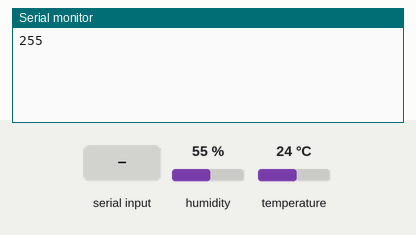
The sketch below on a simulated Arduino Uno, built with avr-gcc and run on an emulated ATmega328P. On the bench: the last lines printed to the serial monitor. The test bench sets the inputs (shaded band); at power-on: humidity 55 %, temperature 24 °C.

Above: at 3.8 s.
3.9 s: "u\n" received over the second serial link
At 6.4 s:
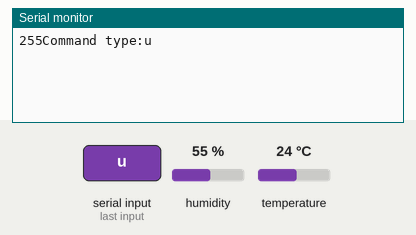
10.5 s: "r\n" received over the second serial link
At 12.8 s:
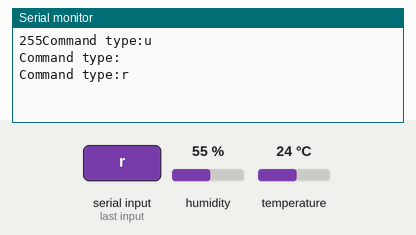
14.4 s: "a\n" received over the second serial link
At 18.6 s:
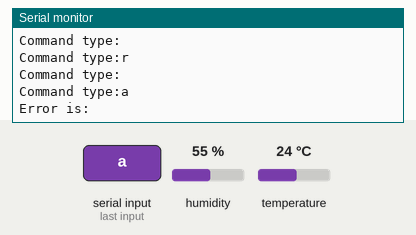
19.6 s: "p\n" received over the second serial link
At 25.4 s:
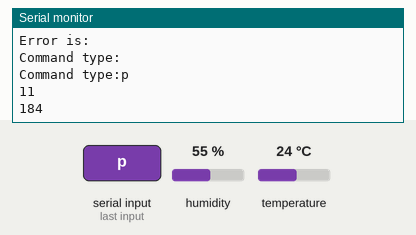
25.7 s: "l\n" received over the second serial link
At 30.8 s:
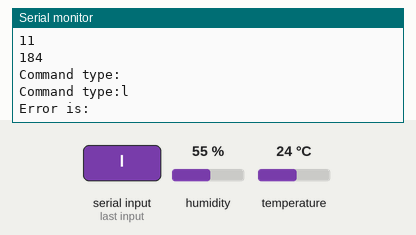

Measured:
- after the input at 3.9 s, the serial monitor: prints a new line after 2.2 s (image 1)
- after the input at 10.5 s, the serial monitor: prints a new line after 1.6 s (image 2)
- after the input at 14.4 s, the serial monitor: prints a new line after 3.8 s (image 3)
- after the input at 19.6 s, the serial monitor: prints a new line after 4.6 s (image 4)
- after the input at 25.7 s, the serial monitor: prints a new line after 4.6 s (image 5)

The sketch:

monitor.ino
```cpp
//Nessesary libraries for sensors
#include <SimpleDHT.h>
#include <SoftwareSerial.h>
#include <EEPROM.h>
#define pinDHT11 2
#define PERIOD 3000
//Note: changing MAXP may cause data loss
#define MAXP 20
#define BUFFSIZE 3000000

SimpleDHT11 dht11;
byte temps[MAXP];
byte humid[MAXP];
int buff;
int tail;
int head;
int req=0;
int last=0;
SoftwareSerial btooth(11,10);

void setup() {
    btooth.begin(9600);
    Serial.begin(9600);
    //reads from EEPROM
    loadFromMemory();
    buff=0;
}

//main loop
void loop() {
  //Writes temperature and humidity into RAM
    byte temperature = 0;
    byte humidity = 0;
    byte c=0;
    while(dht11.read(pinDHT11, &temperature, &humidity, NULL)&&c<51) {
        c++;
    }
    c=0;


    temps[tail] = temperature;
    humid[tail] = humidity;
    buff++;
    // Serial.print("buff: ");
    //Serial.println(buff);
    //Doesn't write outside of memory by restricting MAXP such that MAXP*2+6<=EEPROM size

    //Writes tempurature and humidity into memory
    if(buff==BUFFSIZE){
      //Serial.println("Starting Write To Memory");
       while(buff--){
          if(tail-buff>=0){
          EEPROM.update((tail-buff)<<1,temps[tail-buff]);
          EEPROM.update((tail-buff)<<1|1,humid[tail-buff]);
          }
          else{
          EEPROM.update((MAXP+tail-buff)<<1,temps[MAXP+tail-buff]);
          EEPROM.update((MAXP+tail-buff)<<1|1,humid[MAXP+tail-buff]);
          }
        }
        EEPROM.update(MAXP<<1,(byte)(head>>8));
        EEPROM.update(MAXP<<1|1,(byte)(head));
        EEPROM.update((MAXP<<1)+2,(byte)(tail>>8));
        EEPROM.update((MAXP<<1)+3,(byte)(tail));
        EEPROM.update((MAXP<<1)+4,(byte)(last>>8));
        EEPROM.update((MAXP<<1)+5,(byte)(last));
     }


    //Checks for a query, if it exists it retrieves n recent ones
    btooth.listen();

    readCommand();

    delay(PERIOD);
    tail=(tail+1)%MAXP;
}

/*
 * Reads, parses, and executes commands from the bluetooth connection
 * Each has the following format:
 * [type char][some bytes]
 * The type char distinguishes the type of command, while the bytes provide parameters for the command.
 * When the command sends back data, it prefaces the data with an error number (note that command-specific errors are checked in
 * increasing order.)
 * 0 = no error.
 * 10 = unable to parse command.
 * Sent data always has the format [most historic temp][most historic humidity][next most historic temp]... unless otherwise specified
 * The other error numbers are command specific.
 * Commands
 * [u][byte 1][byte 2]: Sends the [[byte 1][byte 2]] most recently read values.
 * 1 = user requested more data than has been read.
 * 2 = user requested more data than the buffer could possibly hold.
 * [r][byte 1][byte 2][byte 3][byte 4] : Sends the values in the range [s,f] (starting with s and then ending on f) inclusive,
 * s=[[byte 1][byte 2]],f=[[byte 1][byte 2]] where sand f are the number of values between the most historic recorded value
 * and themselves.
 * 3 = user sent range that doesn't exist (e.g. f<s).
 * 4 = user sent range that is greater than what has been read.
 * 5 = user sent range that is greater than what could possibly be read.
 * [a] : Sends all the values that have been read
 * [p] : Returns the reading period in ms, most significant bit first [firstByte][secondByte]
 * [c] : Returns configuration (every sensor name is two bits)
 * [l] : Returns all data that hasn't already been sent. This results in undefined behavior if no data has been sent yet or if the buffer has overwritten the last sent value.
 */

void sendData(int err, int s, int f){
  btooth.write((byte)err);
  Serial.println("Error is: "+err);
  while(true){
    btooth.write(temps[s]);
    btooth.write(humid[s]);
    if(s==f){last=s;break;}
    s=(s+1)%MAXP;
  }
}


int readCommand(){
int err;
if(btooth.available()>0){
  char c=btooth.read();
  Serial.print("Command type:");
  Serial.println(c);
  if(c=='u')err=updateValues();
  else if(c=='r')err=rangeValues();
  else if(c=='a')err=all();
  else if(c=='p')err=sendPeriod();
//  else if(c=='c')err=sendConfig();
  else if(c=='l')err=sendLast();
  else err=10;
  if(err==10){
    btooth.write(10);
    return -1;
  }
  return 1;
}
return 0;
}
int sendLast(){
  sendData(0,last,tail);
  return 0;
}


int sendPeriod(){
  btooth.write((byte)0);
  int a=PERIOD;
  byte secondbyte=a;
  a>>=8;
  byte firstbyte=a;
  btooth.write(firstbyte);
  Serial.println(firstbyte);
  btooth.write(secondbyte);
  Serial.println(secondbyte);
  return 0;
}

int updateValues(){
  if(btooth.available()>1){
    Serial.println("Updating Values");
    int a=btooth.read();
    int b=btooth.read();
    Serial.println(a);
    Serial.println(b);
    int dist=tail-head+1;
    if(dist<=0)dist=MAXP;
    int count=(a<<8)+b;
    Serial.print("Count:");
    Serial.println(count);
    if(count>MAXP)btooth.write((byte)2);
    else if(count>dist)btooth.write((byte)1);
    else{
      btooth.write((byte)0);
      Serial.print("Writing Error:");
      Serial.println((byte)0);
      while(count--){
            if(tail-count>=0){
              btooth.write(temps[tail-count]);
              btooth.write(humid[tail-count]);
            }
            else{
              btooth.write(temps[tail-count+MAXP]);
              btooth.write(humid[tail-count+MAXP]);
            }
          }
    }
    return 0;
  }
  else return 10;
}

int rangeValues(){
if(btooth.available()>3){
  int a=btooth.read();
  int b=btooth.read();
  int s=(a<<8)+b;
  a=btooth.read();
  b=btooth.read();
  int f=(a<<8)+b;
  int dist=tail-head+1;
  if(dist<=0)dist=MAXP;
  if(f<s)btooth.write((byte)3);
  else if(f>=dist)btooth.write((byte)4);
  else if(s<0||f<0)btooth.write((byte)5);
  else{
    s=(s+head)%MAXP;
    f=(f+head)%MAXP;
    sendData(0,s,f);
  }
  return 0;
}
else return 10;
}

int all(){
btooth.write((byte)0);
int h=head;
int t=tail;
sendData(0,h,t);
return 0;
}


void loadFromMemory(){
    head=(EEPROM.read(MAXP<<1))*2*2*2*2*2*2*2*2+EEPROM.read(MAXP<<1|1);
    tail=(EEPROM.read((MAXP<<1)+2))*2*2*2*2*2*2*2*2+EEPROM.read((MAXP<<1)+3);
    last=(EEPROM.read((MAXP<<1)+4))*2*2*2*2*2*2*2*2+EEPROM.read((MAXP<<1)+5);
    int point=(head-1);
    if(point==-1)point=MAXP-1;
    do{
    point=(point+1)%MAXP;
    temps[point]=EEPROM.read(point<<1);
    humid[point]=Serial.print((int)EEPROM.read(point<<1|1));
    }while(point!=tail);
}

void debugPrintFromMemory(){
    int t=EEPROM.read((MAXP<<1)+2)*2*2*2*2*2*2*2*2+EEPROM.read((MAXP<<1)+3);
    int r=EEPROM.read(MAXP<<1)*2*2*2*2*2*2*2*2+EEPROM.read(MAXP<<1|1);
    Serial.print(r);
    Serial.print(t);
    Serial.println();
    int point=head;
    do{
    Serial.print((int)EEPROM.read(point<<1));
    Serial.print("*C ");
    Serial.print((int)EEPROM.read(point<<1|1));
    Serial.print("%|");
    Serial.println();
    delay(1000);
    point=(point+1)%MAXP;
    }while(point!=tail);
}
```
